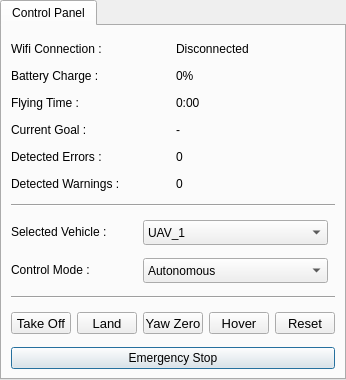
        <widget class="QTabWidget" name="tab_controlPanel">
         <property name="sizePolicy">
          <sizepolicy hsizetype="Minimum" vsizetype="Expanding">
           <horstretch>0</horstretch>
           <verstretch>0</verstretch>
          </sizepolicy>
         </property>
         <property name="minimumSize">
          <size>
           <width>0</width>
           <height>380</height>
          </size>
         </property>
         <property name="maximumSize">
          <size>
           <width>350</width>
           <height>800</height>
          </size>
         </property>
         <property name="focusPolicy">
          <enum>Qt::NoFocus</enum>
         </property>
         <property name="toolTip">
          <string>Panel Control</string>
         </property>
         <property name="statusTip">
          <string>Shows the current state of the UAV and the basic control actions</string>
         </property>
         <property name="currentIndex">
          <number>0</number>
         </property>
         <property name="usesScrollButtons">
          <bool>false</bool>
         </property>
         <widget class="QWidget" name="widget_controlPanel">
          <attribute name="title">
           <string>Control Panel</string>
          </attribute>
          <layout class="QGridLayout" name="gridLayout_5">
           <property name="bottomMargin">
            <number>0</number>
           </property>
           <item row="2" column="0" colspan="2">
            <widget class="QLabel" name="label_flyingTime">
             <property name="sizePolicy">
              <sizepolicy hsizetype="Preferred" vsizetype="Maximum">
               <horstretch>0</horstretch>
               <verstretch>0</verstretch>
              </sizepolicy>
             </property>
             <property name="text">
              <string>Flying Time :</string>
             </property>
            </widget>
           </item>
           <item row="5" column="3" colspan="3">
            <widget class="QLabel" name="value_Warnings">
             <property name="sizePolicy">
              <sizepolicy hsizetype="Minimum" vsizetype="Preferred">
               <horstretch>0</horstretch>
               <verstretch>0</verstretch>
              </sizepolicy>
             </property>
             <property name="minimumSize">
              <size>
               <width>100</width>
               <height>0</height>
              </size>
             </property>
             <property name="text">
              <string>0</string>
             </property>
            </widget>
           </item>
           <item row="11" column="0" colspan="6">
            <widget class="QPushButton" name="emergencyStop_Button">
             <property name="sizePolicy">
              <sizepolicy hsizetype="Minimum" vsizetype="Fixed">
               <horstretch>0</horstretch>
               <verstretch>0</verstretch>
              </sizepolicy>
             </property>
             <property name="focusPolicy">
              <enum>Qt::NoFocus</enum>
             </property>
             <property name="text">
              <string>Emergency Stop</string>
             </property>
             <property name="icon">
              <iconset resource="resources/images.qrc">
               <normaloff>:/images/images/stop.png</normaloff>:/images/images/stop.png</iconset>
             </property>
             <property name="autoRepeat">
              <bool>true</bool>
             </property>
             <property name="autoDefault">
              <bool>true</bool>
             </property>
             <property name="default">
              <bool>true</bool>
             </property>
            </widget>
           </item>
           <item row="5" column="0" colspan="3">
            <widget class="QLabel" name="label_warnings">
             <property name="sizePolicy">
              <sizepolicy hsizetype="Minimum" vsizetype="Maximum">
               <horstretch>0</horstretch>
               <verstretch>0</verstretch>
              </sizepolicy>
             </property>
             <property name="minimumSize">
              <size>
               <width>140</width>
               <height>0</height>
              </size>
             </property>
             <property name="text">
              <string>Detected Warnings :</string>
             </property>
            </widget>
           </item>
           <item row="3" column="3" colspan="3">
            <widget class="QLabel" name="value_currentGoal">
             <property name="sizePolicy">
              <sizepolicy hsizetype="Minimum" vsizetype="Preferred">
               <horstretch>0</horstretch>
               <verstretch>0</verstretch>
              </sizepolicy>
             </property>
             <property name="minimumSize">
              <size>
               <width>100</width>
               <height>0</height>
              </size>
             </property>
             <property name="text">
              <string>-</string>
             </property>
            </widget>
           </item>
           <item row="0" column="3" colspan="3">
            <widget class="QLabel" name="value_wifi">
             <property name="sizePolicy">
              <sizepolicy hsizetype="Minimum" vsizetype="Preferred">
               <horstretch>0</horstretch>
               <verstretch>0</verstretch>
              </sizepolicy>
             </property>
             <property name="minimumSize">
              <size>
               <width>100</width>
               <height>0</height>
              </size>
             </property>
             <property name="text">
              <string>Disconnected</string>
             </property>
            </widget>
           </item>
           <item row="10" column="2" colspan="2">
            <widget class="QToolButton" name="yawzeroButton">
             <property name="sizePolicy">
              <sizepolicy hsizetype="Minimum" vsizetype="Fixed">
               <horstretch>0</horstretch>
               <verstretch>0</verstretch>
              </sizepolicy>
             </property>
             <property name="minimumSize">
              <size>
               <width>60</width>
               <height>0</height>
              </size>
             </property>
             <property name="maximumSize">
              <size>
               <width>60</width>
               <height>16777215</height>
              </size>
             </property>
             <property name="font">
              <font>
               <pointsize>10</pointsize>
              </font>
             </property>
             <property name="focusPolicy">
              <enum>Qt::NoFocus</enum>
             </property>
             <property name="text">
              <string>Yaw Zero</string>
             </property>
             <property name="icon">
              <iconset resource="resources/images.qrc">
               <normaloff>:/images/images/arrow-up.png</normaloff>:/images/images/arrow-up.png</iconset>
             </property>
             <property name="toolButtonStyle">
              <enum>Qt::ToolButtonTextUnderIcon</enum>
             </property>
            </widget>
           </item>
           <item row="10" column="5">
            <widget class="QToolButton" name="resetButton">
             <property name="sizePolicy">
              <sizepolicy hsizetype="Minimum" vsizetype="Fixed">
               <horstretch>0</horstretch>
               <verstretch>0</verstretch>
              </sizepolicy>
             </property>
             <property name="minimumSize">
              <size>
               <width>60</width>
               <height>0</height>
              </size>
             </property>
             <property name="maximumSize">
              <size>
               <width>60</width>
               <height>16777215</height>
              </size>
             </property>
             <property name="font">
              <font>
               <pointsize>10</pointsize>
              </font>
             </property>
             <property name="focusPolicy">
              <enum>Qt::NoFocus</enum>
             </property>
             <property name="text">
              <string>Reset</string>
             </property>
             <property name="icon">
              <iconset resource="resources/images.qrc">
               <normaloff>:/images/images/reset.png</normaloff>:/images/images/reset.png</iconset>
             </property>
             <property name="iconSize">
              <size>
               <width>14</width>
               <height>14</height>
              </size>
             </property>
             <property name="toolButtonStyle">
              <enum>Qt::ToolButtonTextUnderIcon</enum>
             </property>
            </widget>
           </item>
           <item row="1" column="3" colspan="3">
            <widget class="QLabel" name="value_battery">
             <property name="sizePolicy">
              <sizepolicy hsizetype="Minimum" vsizetype="Preferred">
               <horstretch>0</horstretch>
               <verstretch>0</verstretch>
              </sizepolicy>
             </property>
             <property name="minimumSize">
              <size>
               <width>100</width>
               <height>0</height>
              </size>
             </property>
             <property name="text">
              <string>0%</string>
             </property>
            </widget>
           </item>
           <item row="10" column="4">
            <widget class="QToolButton" name="hoverButton">
             <property name="minimumSize">
              <size>
               <width>60</width>
               <height>0</height>
              </size>
             </property>
             <property name="maximumSize">
              <size>
               <width>60</width>
               <height>70</height>
              </size>
             </property>
             <property name="font">
              <font>
               <pointsize>10</pointsize>
              </font>
             </property>
             <property name="focusPolicy">
              <enum>Qt::NoFocus</enum>
             </property>
             <property name="text">
              <string>Hover</string>
             </property>
             <property name="icon">
              <iconset resource="resources/images.qrc">
               <normaloff>:/images/images/air_plane_airport_2.png</normaloff>:/images/images/air_plane_airport_2.png</iconset>
             </property>
             <property name="toolButtonStyle">
              <enum>Qt::ToolButtonTextUnderIcon</enum>
             </property>
            </widget>
           </item>
           <item row="7" column="2" colspan="4">
            <widget class="QComboBox" name="selection_vehicle">
             <property name="sizePolicy">
              <sizepolicy hsizetype="Minimum" vsizetype="Minimum">
               <horstretch>0</horstretch>
               <verstretch>0</verstretch>
              </sizepolicy>
             </property>
             <property name="minimumSize">
              <size>
               <width>0</width>
               <height>25</height>
              </size>
             </property>
             <property name="maximumSize">
              <size>
               <width>185</width>
               <height>370</height>
              </size>
             </property>
             <property name="focusPolicy">
              <enum>Qt::NoFocus</enum>
             </property>
             <property name="layoutDirection">
              <enum>Qt::LeftToRight</enum>
             </property>
             <property name="insertPolicy">
              <enum>QComboBox::InsertAtTop</enum>
             </property>
             <property name="frame">
              <bool>true</bool>
             </property>
             <item>
              <property name="text">
               <string>UAV_1</string>
              </property>
             </item>
            </widget>
           </item>
           <item row="2" column="3" colspan="3">
            <widget class="QLabel" name="value_FligthTime">
             <property name="sizePolicy">
              <sizepolicy hsizetype="Minimum" vsizetype="Preferred">
               <horstretch>0</horstretch>
               <verstretch>0</verstretch>
              </sizepolicy>
             </property>
             <property name="minimumSize">
              <size>
               <width>100</width>
               <height>0</height>
              </size>
             </property>
             <property name="text">
              <string>0:00</string>
             </property>
            </widget>
           </item>
           <item row="9" column="0" colspan="6">
            <widget class="Line" name="line_2">
             <property name="orientation">
              <enum>Qt::Horizontal</enum>
             </property>
            </widget>
           </item>
           <item row="4" column="3" colspan="3">
            <widget class="QLabel" name="value_Errors">
             <property name="sizePolicy">
              <sizepolicy hsizetype="Minimum" vsizetype="Preferred">
               <horstretch>0</horstretch>
               <verstretch>0</verstretch>
              </sizepolicy>
             </property>
             <property name="minimumSize">
              <size>
               <width>100</width>
               <height>0</height>
              </size>
             </property>
             <property name="text">
              <string>0</string>
             </property>
            </widget>
           </item>
           <item row="8" column="2" colspan="4">
            <widget class="QComboBox" name="selection_mode">
             <property name="sizePolicy">
              <sizepolicy hsizetype="Minimum" vsizetype="Minimum">
               <horstretch>0</horstretch>
               <verstretch>0</verstretch>
              </sizepolicy>
             </property>
             <property name="minimumSize">
              <size>
               <width>1</width>
               <height>25</height>
              </size>
             </property>
             <property name="maximumSize">
              <size>
               <width>185</width>
               <height>300</height>
              </size>
             </property>
             <property name="focusPolicy">
              <enum>Qt::NoFocus</enum>
             </property>
             <item>
              <property name="text">
               <string>Autonomous</string>
              </property>
             </item>
             <item>
              <property name="text">
               <string>Automatic</string>
              </property>
             </item>
             <item>
              <property name="text">
               <string>Manual</string>
              </property>
             </item>
            </widget>
           </item>
           <item row="1" column="0" colspan="2">
            <widget class="QLabel" name="label_battery_2">
             <property name="sizePolicy">
              <sizepolicy hsizetype="Preferred" vsizetype="Maximum">
               <horstretch>0</horstretch>
               <verstretch>0</verstretch>
              </sizepolicy>
             </property>
             <property name="text">
              <string>Battery Charge :</string>
             </property>
            </widget>
           </item>
           <item row="8" column="0" colspan="2">
            <widget class="QLabel" name="label_controlMode">
             <property name="sizePolicy">
              <sizepolicy hsizetype="Expanding" vsizetype="Maximum">
               <horstretch>0</horstretch>
               <verstretch>0</verstretch>
              </sizepolicy>
             </property>
             <property name="minimumSize">
              <size>
               <width>120</width>
               <height>0</height>
              </size>
             </property>
             <property name="text">
              <string>Control Mode :</string>
             </property>
            </widget>
           </item>
           <item row="7" column="0" colspan="2">
            <widget class="QLabel" name="label_selVehicle">
             <property name="sizePolicy">
              <sizepolicy hsizetype="Expanding" vsizetype="Maximum">
               <horstretch>0</horstretch>
               <verstretch>0</verstretch>
              </sizepolicy>
             </property>
             <property name="minimumSize">
              <size>
               <width>120</width>
               <height>0</height>
              </size>
             </property>
             <property name="text">
              <string>Selected Vehicle :</string>
             </property>
            </widget>
           </item>
           <item row="3" column="0" colspan="2">
            <widget class="QLabel" name="label_currentGoal">
             <property name="sizePolicy">
              <sizepolicy hsizetype="Expanding" vsizetype="Maximum">
               <horstretch>0</horstretch>
               <verstretch>0</verstretch>
              </sizepolicy>
             </property>
             <property name="minimumSize">
              <size>
               <width>120</width>
               <height>0</height>
              </size>
             </property>
             <property name="text">
              <string>Current Goal :</string>
             </property>
            </widget>
           </item>
           <item row="10" column="1">
            <widget class="QToolButton" name="landButton">
             <property name="sizePolicy">
              <sizepolicy hsizetype="Minimum" vsizetype="Fixed">
               <horstretch>0</horstretch>
               <verstretch>0</verstretch>
              </sizepolicy>
             </property>
             <property name="minimumSize">
              <size>
               <width>60</width>
               <height>0</height>
              </size>
             </property>
             <property name="maximumSize">
              <size>
               <width>60</width>
               <height>16777215</height>
              </size>
             </property>
             <property name="font">
              <font>
               <pointsize>10</pointsize>
              </font>
             </property>
             <property name="focusPolicy">
              <enum>Qt::NoFocus</enum>
             </property>
             <property name="text">
              <string>Land</string>
             </property>
             <property name="icon">
              <iconset resource="resources/images.qrc">
               <normaloff>:/images/images/airplane-landing.png</normaloff>:/images/images/airplane-landing.png</iconset>
             </property>
             <property name="toolButtonStyle">
              <enum>Qt::ToolButtonTextUnderIcon</enum>
             </property>
            </widget>
           </item>
           <item row="6" column="0" colspan="6">
            <widget class="Line" name="line">
             <property name="orientation">
              <enum>Qt::Horizontal</enum>
             </property>
            </widget>
           </item>
           <item row="0" column="0" colspan="2">
            <widget class="QLabel" name="label_wifi">
             <property name="sizePolicy">
              <sizepolicy hsizetype="Expanding" vsizetype="Maximum">
               <horstretch>0</horstretch>
               <verstretch>0</verstretch>
              </sizepolicy>
             </property>
             <property name="minimumSize">
              <size>
               <width>120</width>
               <height>0</height>
              </size>
             </property>
             <property name="text">
              <string>Wifi Connection :</string>
             </property>
            </widget>
           </item>
           <item row="4" column="0" colspan="2">
            <widget class="QLabel" name="label_errors">
             <property name="sizePolicy">
              <sizepolicy hsizetype="Expanding" vsizetype="Maximum">
               <horstretch>0</horstretch>
               <verstretch>0</verstretch>
              </sizepolicy>
             </property>
             <property name="minimumSize">
              <size>
               <width>120</width>
               <height>0</height>
              </size>
             </property>
             <property name="text">
              <string>Detected Errors :</string>
             </property>
            </widget>
           </item>
           <item row="10" column="0">
            <widget class="QToolButton" name="takeoffButton">
             <property name="sizePolicy">
              <sizepolicy hsizetype="Minimum" vsizetype="Fixed">
               <horstretch>0</horstretch>
               <verstretch>0</verstretch>
              </sizepolicy>
             </property>
             <property name="minimumSize">
              <size>
               <width>60</width>
               <height>0</height>
              </size>
             </property>
             <property name="maximumSize">
              <size>
               <width>60</width>
               <height>16777215</height>
              </size>
             </property>
             <property name="font">
              <font>
               <pointsize>10</pointsize>
              </font>
             </property>
             <property name="focusPolicy">
              <enum>Qt::NoFocus</enum>
             </property>
             <property name="text">
              <string>Take Off</string>
             </property>
             <property name="icon">
              <iconset resource="resources/images.qrc">
               <normaloff>:/images/images/airplane-takeoff.png</normaloff>:/images/images/airplane-takeoff.png</iconset>
             </property>
             <property name="toolButtonStyle">
              <enum>Qt::ToolButtonTextUnderIcon</enum>
             </property>
            </widget>
           </item>
          </layout>
          <zorder>label_wifi</zorder>
          <zorder>value_wifi</zorder>
          <zorder>label_battery_2</zorder>
          <zorder>value_battery</zorder>
          <zorder>label_flyingTime</zorder>
          <zorder>value_FligthTime</zorder>
          <zorder>label_currentGoal</zorder>
          <zorder>value_currentGoal</zorder>
          <zorder>label_errors</zorder>
          <zorder>value_Errors</zorder>
          <zorder>label_warnings</zorder>
          <zorder>value_Warnings</zorder>
          <zorder>line</zorder>
          <zorder>label_selVehicle</zorder>
          <zorder>selection_vehicle</zorder>
          <zorder>label_controlMode</zorder>
          <zorder>selection_mode</zorder>
          <zorder>line_2</zorder>
          <zorder>takeoffButton</zorder>
          <zorder>landButton</zorder>
          <zorder>yawzeroButton</zorder>
          <zorder>hoverButton</zorder>
          <zorder>resetButton</zorder>
          <zorder>emergencyStop_Button</zorder>
         </widget>
        </widget>
